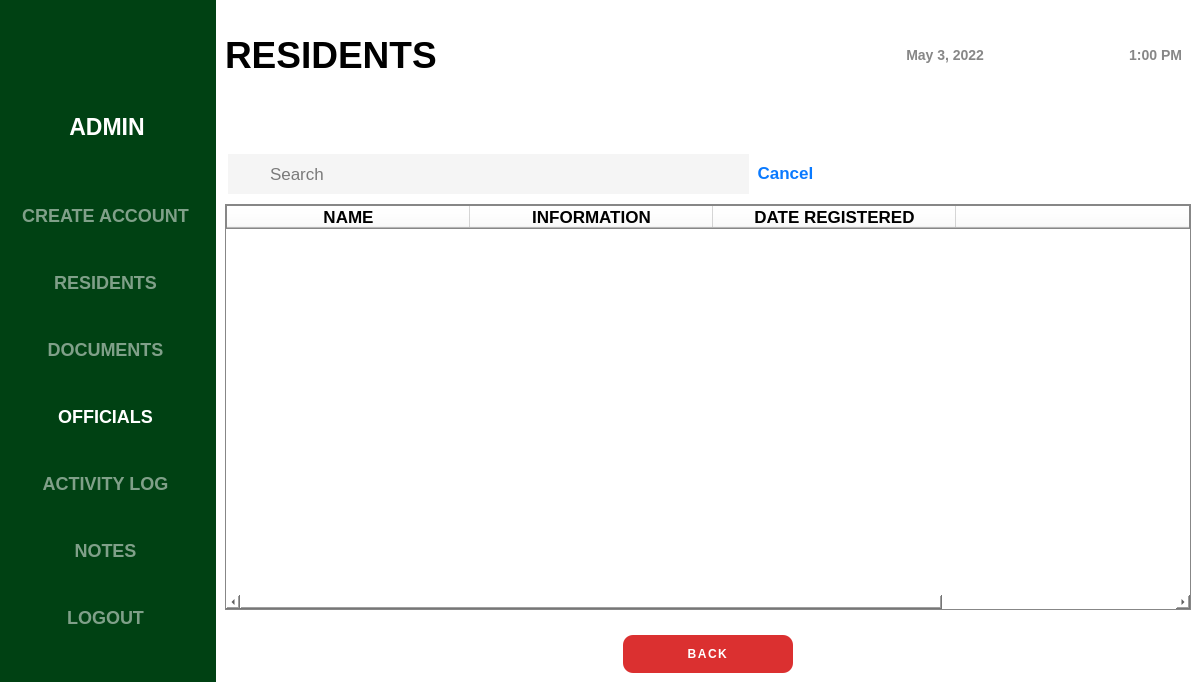
<?xml version="1.0" encoding="UTF-8"?>
<ui version="4.0">
 <class>LogIn</class>
 <widget class="QMainWindow" name="LogIn">
  <property name="geometry">
   <rect>
    <x>0</x>
    <y>0</y>
    <width>1200</width>
    <height>682</height>
   </rect>
  </property>
  <property name="minimumSize">
   <size>
    <width>1200</width>
    <height>650</height>
   </size>
  </property>
  <property name="maximumSize">
   <size>
    <width>16777215</width>
    <height>16777215</height>
   </size>
  </property>
  <property name="windowTitle">
   <string>MainWindow</string>
  </property>
  <property name="styleSheet">
   <string notr="true"/>
  </property>
  <widget class="QWidget" name="centralwidget">
   <property name="minimumSize">
    <size>
     <width>1200</width>
     <height>650</height>
    </size>
   </property>
   <property name="maximumSize">
    <size>
     <width>16777215</width>
     <height>16777215</height>
    </size>
   </property>
   <property name="styleSheet">
    <string notr="true">background-color: rgb(0, 65, 19);</string>
   </property>
   <layout class="QHBoxLayout" name="horizontalLayout">
    <property name="leftMargin">
     <number>0</number>
    </property>
    <property name="topMargin">
     <number>0</number>
    </property>
    <property name="rightMargin">
     <number>0</number>
    </property>
    <property name="bottomMargin">
     <number>0</number>
    </property>
    <item>
     <widget class="QFrame" name="menu_container">
      <property name="minimumSize">
       <size>
        <width>201</width>
        <height>650</height>
       </size>
      </property>
      <property name="maximumSize">
       <size>
        <width>210</width>
        <height>16777215</height>
       </size>
      </property>
      <property name="styleSheet">
       <string notr="true">border: none;</string>
      </property>
      <property name="frameShape">
       <enum>QFrame::StyledPanel</enum>
      </property>
      <property name="frameShadow">
       <enum>QFrame::Raised</enum>
      </property>
      <layout class="QVBoxLayout" name="verticalLayout">
       <item>
        <widget class="QFrame" name="frame_3">
         <property name="minimumSize">
          <size>
           <width>196</width>
           <height>151</height>
          </size>
         </property>
         <property name="maximumSize">
          <size>
           <width>16777215</width>
           <height>151</height>
          </size>
         </property>
         <property name="layoutDirection">
          <enum>Qt::LeftToRight</enum>
         </property>
         <property name="frameShape">
          <enum>QFrame::StyledPanel</enum>
         </property>
         <property name="frameShadow">
          <enum>QFrame::Raised</enum>
         </property>
         <layout class="QVBoxLayout" name="verticalLayout_2">
          <item>
           <widget class="QFrame" name="frame">
            <property name="minimumSize">
             <size>
              <width>0</width>
              <height>80</height>
             </size>
            </property>
            <property name="frameShape">
             <enum>QFrame::StyledPanel</enum>
            </property>
            <property name="frameShadow">
             <enum>QFrame::Raised</enum>
            </property>
            <layout class="QHBoxLayout" name="horizontalLayout_2">
             <item>
              <widget class="QLabel" name="admin_picture">
               <property name="minimumSize">
                <size>
                 <width>60</width>
                 <height>60</height>
                </size>
               </property>
               <property name="maximumSize">
                <size>
                 <width>80</width>
                 <height>80</height>
                </size>
               </property>
               <property name="layoutDirection">
                <enum>Qt::LeftToRight</enum>
               </property>
               <property name="text">
                <string/>
               </property>
               <property name="pixmap">
                <pixmap>../images&amp;icon/user.png</pixmap>
               </property>
               <property name="scaledContents">
                <bool>true</bool>
               </property>
              </widget>
             </item>
            </layout>
           </widget>
          </item>
          <item>
           <widget class="QLabel" name="admin_name">
            <property name="font">
             <font>
              <pointsize>17</pointsize>
              <bold>true</bold>
             </font>
            </property>
            <property name="styleSheet">
             <string notr="true">color: white;</string>
            </property>
            <property name="text">
             <string>&lt;html&gt;&lt;head/&gt;&lt;body&gt;&lt;p align=&quot;center&quot;&gt;ADMIN&lt;/p&gt;&lt;/body&gt;&lt;/html&gt;</string>
            </property>
           </widget>
          </item>
         </layout>
        </widget>
       </item>
       <item>
        <widget class="QFrame" name="frame_4">
         <property name="styleSheet">
          <string notr="true">QPushButton{
color: rgb(128, 160, 137);
font-size: 18px;
font-weight: bold;
text-align: center;
cursor: pointer;
}

QPushButton:hover{
color: white;
}</string>
         </property>
         <property name="frameShape">
          <enum>QFrame::StyledPanel</enum>
         </property>
         <property name="frameShadow">
          <enum>QFrame::Raised</enum>
         </property>
         <layout class="QVBoxLayout" name="verticalLayout_3">
          <item>
           <widget class="QPushButton" name="create_account_button">
            <property name="minimumSize">
             <size>
              <width>175</width>
              <height>41</height>
             </size>
            </property>
            <property name="cursor">
             <cursorShape>PointingHandCursor</cursorShape>
            </property>
            <property name="styleSheet">
             <string notr="true"/>
            </property>
            <property name="text">
             <string>CREATE ACCOUNT</string>
            </property>
           </widget>
          </item>
          <item>
           <widget class="QPushButton" name="residents_button">
            <property name="minimumSize">
             <size>
              <width>175</width>
              <height>41</height>
             </size>
            </property>
            <property name="cursor">
             <cursorShape>PointingHandCursor</cursorShape>
            </property>
            <property name="styleSheet">
             <string notr="true"/>
            </property>
            <property name="text">
             <string>RESIDENTS</string>
            </property>
           </widget>
          </item>
          <item>
           <widget class="QPushButton" name="documents_button">
            <property name="minimumSize">
             <size>
              <width>175</width>
              <height>41</height>
             </size>
            </property>
            <property name="cursor">
             <cursorShape>PointingHandCursor</cursorShape>
            </property>
            <property name="text">
             <string>DOCUMENTS</string>
            </property>
           </widget>
          </item>
          <item>
           <widget class="QPushButton" name="officials_button">
            <property name="minimumSize">
             <size>
              <width>175</width>
              <height>41</height>
             </size>
            </property>
            <property name="cursor">
             <cursorShape>PointingHandCursor</cursorShape>
            </property>
            <property name="styleSheet">
             <string notr="true">color: white;</string>
            </property>
            <property name="text">
             <string>OFFICIALS</string>
            </property>
           </widget>
          </item>
          <item>
           <widget class="QPushButton" name="transactions_button">
            <property name="minimumSize">
             <size>
              <width>175</width>
              <height>41</height>
             </size>
            </property>
            <property name="cursor">
             <cursorShape>PointingHandCursor</cursorShape>
            </property>
            <property name="text">
             <string>ACTIVITY LOG</string>
            </property>
           </widget>
          </item>
          <item>
           <widget class="QPushButton" name="notes_button">
            <property name="minimumSize">
             <size>
              <width>175</width>
              <height>41</height>
             </size>
            </property>
            <property name="cursor">
             <cursorShape>PointingHandCursor</cursorShape>
            </property>
            <property name="text">
             <string>NOTES</string>
            </property>
           </widget>
          </item>
          <item>
           <widget class="QPushButton" name="logout_button">
            <property name="minimumSize">
             <size>
              <width>175</width>
              <height>41</height>
             </size>
            </property>
            <property name="cursor">
             <cursorShape>PointingHandCursor</cursorShape>
            </property>
            <property name="text">
             <string>LOGOUT</string>
            </property>
           </widget>
          </item>
         </layout>
        </widget>
       </item>
      </layout>
     </widget>
    </item>
    <item>
     <widget class="QFrame" name="frame_2">
      <property name="minimumSize">
       <size>
        <width>961</width>
        <height>650</height>
       </size>
      </property>
      <property name="maximumSize">
       <size>
        <width>16777215</width>
        <height>16777215</height>
       </size>
      </property>
      <property name="styleSheet">
       <string notr="true">border: 1px solid black;
background-color: rgb(255, 255, 255);
border: none;</string>
      </property>
      <property name="frameShape">
       <enum>QFrame::StyledPanel</enum>
      </property>
      <property name="frameShadow">
       <enum>QFrame::Raised</enum>
      </property>
      <layout class="QVBoxLayout" name="verticalLayout_4">
       <property name="spacing">
        <number>7</number>
       </property>
       <property name="leftMargin">
        <number>0</number>
       </property>
       <property name="topMargin">
        <number>0</number>
       </property>
       <property name="rightMargin">
        <number>0</number>
       </property>
       <property name="bottomMargin">
        <number>0</number>
       </property>
       <item>
        <widget class="QFrame" name="frame_5">
         <property name="minimumSize">
          <size>
           <width>951</width>
           <height>111</height>
          </size>
         </property>
         <property name="styleSheet">
          <string notr="true">border: none;</string>
         </property>
         <property name="frameShape">
          <enum>QFrame::StyledPanel</enum>
         </property>
         <property name="frameShadow">
          <enum>QFrame::Raised</enum>
         </property>
         <layout class="QHBoxLayout" name="horizontalLayout_3">
          <item>
           <widget class="QLabel" name="label_3">
            <property name="minimumSize">
             <size>
              <width>551</width>
              <height>91</height>
             </size>
            </property>
            <property name="font">
             <font>
              <pointsize>28</pointsize>
              <bold>true</bold>
             </font>
            </property>
            <property name="text">
             <string>&lt;html&gt;&lt;head/&gt;&lt;body&gt;&lt;p&gt;RESIDENTS&lt;/p&gt;&lt;/body&gt;&lt;/html&gt;</string>
            </property>
           </widget>
          </item>
          <item>
           <widget class="QFrame" name="frame_8">
            <property name="styleSheet">
             <string notr="true">QLabel{
color: rgb(135, 135, 135);
font-weight: bold;
font-size: 14px;
}</string>
            </property>
            <property name="frameShape">
             <enum>QFrame::StyledPanel</enum>
            </property>
            <property name="frameShadow">
             <enum>QFrame::Raised</enum>
            </property>
            <layout class="QHBoxLayout" name="horizontalLayout_4">
             <item>
              <widget class="QLabel" name="header_date">
               <property name="text">
                <string>&lt;html&gt;&lt;head/&gt;&lt;body&gt;&lt;p align=&quot;right&quot;&gt;May 3, 2022&lt;/p&gt;&lt;/body&gt;&lt;/html&gt;</string>
               </property>
              </widget>
             </item>
             <item>
              <widget class="QLabel" name="header_time">
               <property name="text">
                <string>&lt;html&gt;&lt;head/&gt;&lt;body&gt;&lt;p align=&quot;right&quot;&gt;1:00 PM&lt;/p&gt;&lt;/body&gt;&lt;/html&gt;</string>
               </property>
              </widget>
             </item>
            </layout>
           </widget>
          </item>
         </layout>
        </widget>
       </item>
       <item>
        <widget class="QFrame" name="frame_6">
         <property name="minimumSize">
          <size>
           <width>936</width>
           <height>411</height>
          </size>
         </property>
         <property name="maximumSize">
          <size>
           <width>16777215</width>
           <height>16777215</height>
          </size>
         </property>
         <property name="styleSheet">
          <string notr="true">QLineEdit{
background-color: rgb(245, 245, 245);
padding-left: 20px;
}
</string>
         </property>
         <property name="frameShape">
          <enum>QFrame::StyledPanel</enum>
         </property>
         <property name="frameShadow">
          <enum>QFrame::Raised</enum>
         </property>
         <layout class="QVBoxLayout" name="verticalLayout_5">
          <item>
           <widget class="QFrame" name="frame_9">
            <property name="minimumSize">
             <size>
              <width>0</width>
              <height>71</height>
             </size>
            </property>
            <property name="maximumSize">
             <size>
              <width>16777215</width>
              <height>71</height>
             </size>
            </property>
            <property name="frameShape">
             <enum>QFrame::StyledPanel</enum>
            </property>
            <property name="frameShadow">
             <enum>QFrame::Raised</enum>
            </property>
            <layout class="QHBoxLayout" name="horizontalLayout_6">
             <property name="leftMargin">
              <number>0</number>
             </property>
             <property name="bottomMargin">
              <number>0</number>
             </property>
             <item>
              <widget class="QFrame" name="frame_11">
               <property name="minimumSize">
                <size>
                 <width>120</width>
                 <height>71</height>
                </size>
               </property>
               <property name="maximumSize">
                <size>
                 <width>111111</width>
                 <height>71</height>
                </size>
               </property>
               <property name="styleSheet">
                <string notr="true"/>
               </property>
               <property name="frameShape">
                <enum>QFrame::StyledPanel</enum>
               </property>
               <property name="frameShadow">
                <enum>QFrame::Raised</enum>
               </property>
               <widget class="QLineEdit" name="search_resident">
                <property name="geometry">
                 <rect>
                  <x>3</x>
                  <y>18</y>
                  <width>521</width>
                  <height>40</height>
                 </rect>
                </property>
                <property name="minimumSize">
                 <size>
                  <width>0</width>
                  <height>40</height>
                 </size>
                </property>
                <property name="font">
                 <font>
                  <pointsize>13</pointsize>
                 </font>
                </property>
                <property name="styleSheet">
                 <string notr="true">padding-left: 40px;</string>
                </property>
                <property name="placeholderText">
                 <string>Search</string>
                </property>
               </widget>
               <widget class="QPushButton" name="cancel_button">
                <property name="geometry">
                 <rect>
                  <x>530</x>
                  <y>26</y>
                  <width>61</width>
                  <height>22</height>
                 </rect>
                </property>
                <property name="minimumSize">
                 <size>
                  <width>61</width>
                  <height>22</height>
                 </size>
                </property>
                <property name="maximumSize">
                 <size>
                  <width>61</width>
                  <height>22</height>
                 </size>
                </property>
                <property name="font">
                 <font>
                  <pointsize>13</pointsize>
                  <bold>true</bold>
                 </font>
                </property>
                <property name="cursor">
                 <cursorShape>PointingHandCursor</cursorShape>
                </property>
                <property name="styleSheet">
                 <string notr="true">color: rgb(10, 122, 255);
border: none;</string>
                </property>
                <property name="text">
                 <string>Cancel</string>
                </property>
               </widget>
              </widget>
             </item>
            </layout>
           </widget>
          </item>
          <item>
           <widget class="QTableWidget" name="resident_table">
            <property name="styleSheet">
             <string notr="true">border: 1px solid rgb(135, 135, 135);
border-radius: 0;</string>
            </property>
            <attribute name="horizontalHeaderMinimumSectionSize">
             <number>243</number>
            </attribute>
            <attribute name="horizontalHeaderDefaultSectionSize">
             <number>243</number>
            </attribute>
            <attribute name="horizontalHeaderStretchLastSection">
             <bool>true</bool>
            </attribute>
            <attribute name="verticalHeaderVisible">
             <bool>false</bool>
            </attribute>
            <column>
             <property name="text">
              <string>NAME</string>
             </property>
             <property name="font">
              <font>
               <pointsize>13</pointsize>
               <bold>true</bold>
              </font>
             </property>
            </column>
            <column>
             <property name="text">
              <string>INFORMATION</string>
             </property>
             <property name="font">
              <font>
               <pointsize>13</pointsize>
               <bold>true</bold>
              </font>
             </property>
            </column>
            <column>
             <property name="text">
              <string>DATE REGISTERED</string>
             </property>
             <property name="font">
              <font>
               <pointsize>13</pointsize>
               <bold>true</bold>
              </font>
             </property>
            </column>
            <column>
             <property name="text">
              <string/>
             </property>
             <property name="font">
              <font>
               <pointsize>13</pointsize>
               <bold>true</bold>
              </font>
             </property>
            </column>
           </widget>
          </item>
         </layout>
        </widget>
       </item>
       <item>
        <widget class="QFrame" name="frame_7">
         <property name="layoutDirection">
          <enum>Qt::RightToLeft</enum>
         </property>
         <property name="styleSheet">
          <string notr="true">border: none;</string>
         </property>
         <property name="frameShape">
          <enum>QFrame::StyledPanel</enum>
         </property>
         <property name="frameShadow">
          <enum>QFrame::Raised</enum>
         </property>
         <layout class="QHBoxLayout" name="horizontalLayout_5">
          <property name="leftMargin">
           <number>200</number>
          </property>
          <property name="rightMargin">
           <number>200</number>
          </property>
          <item>
           <widget class="QPushButton" name="back_button">
            <property name="minimumSize">
             <size>
              <width>170</width>
              <height>38</height>
             </size>
            </property>
            <property name="maximumSize">
             <size>
              <width>170</width>
              <height>38</height>
             </size>
            </property>
            <property name="cursor">
             <cursorShape>PointingHandCursor</cursorShape>
            </property>
            <property name="styleSheet">
             <string notr="true">#back_button{
background-color: rgb(219, 48, 48);
color: white;
font-weight: bold;
letter-spacing: 1.5px;
border-radius: 10px;
}

#back_button:hover{
background-color: white;
border: 4px solid rgb(219, 48, 48);
color: rgb(219, 48, 48);
}
</string>
            </property>
            <property name="text">
             <string>BACK</string>
            </property>
           </widget>
          </item>
         </layout>
        </widget>
       </item>
      </layout>
     </widget>
    </item>
   </layout>
  </widget>
 </widget>
 <resources/>
 <connections/>
</ui>
